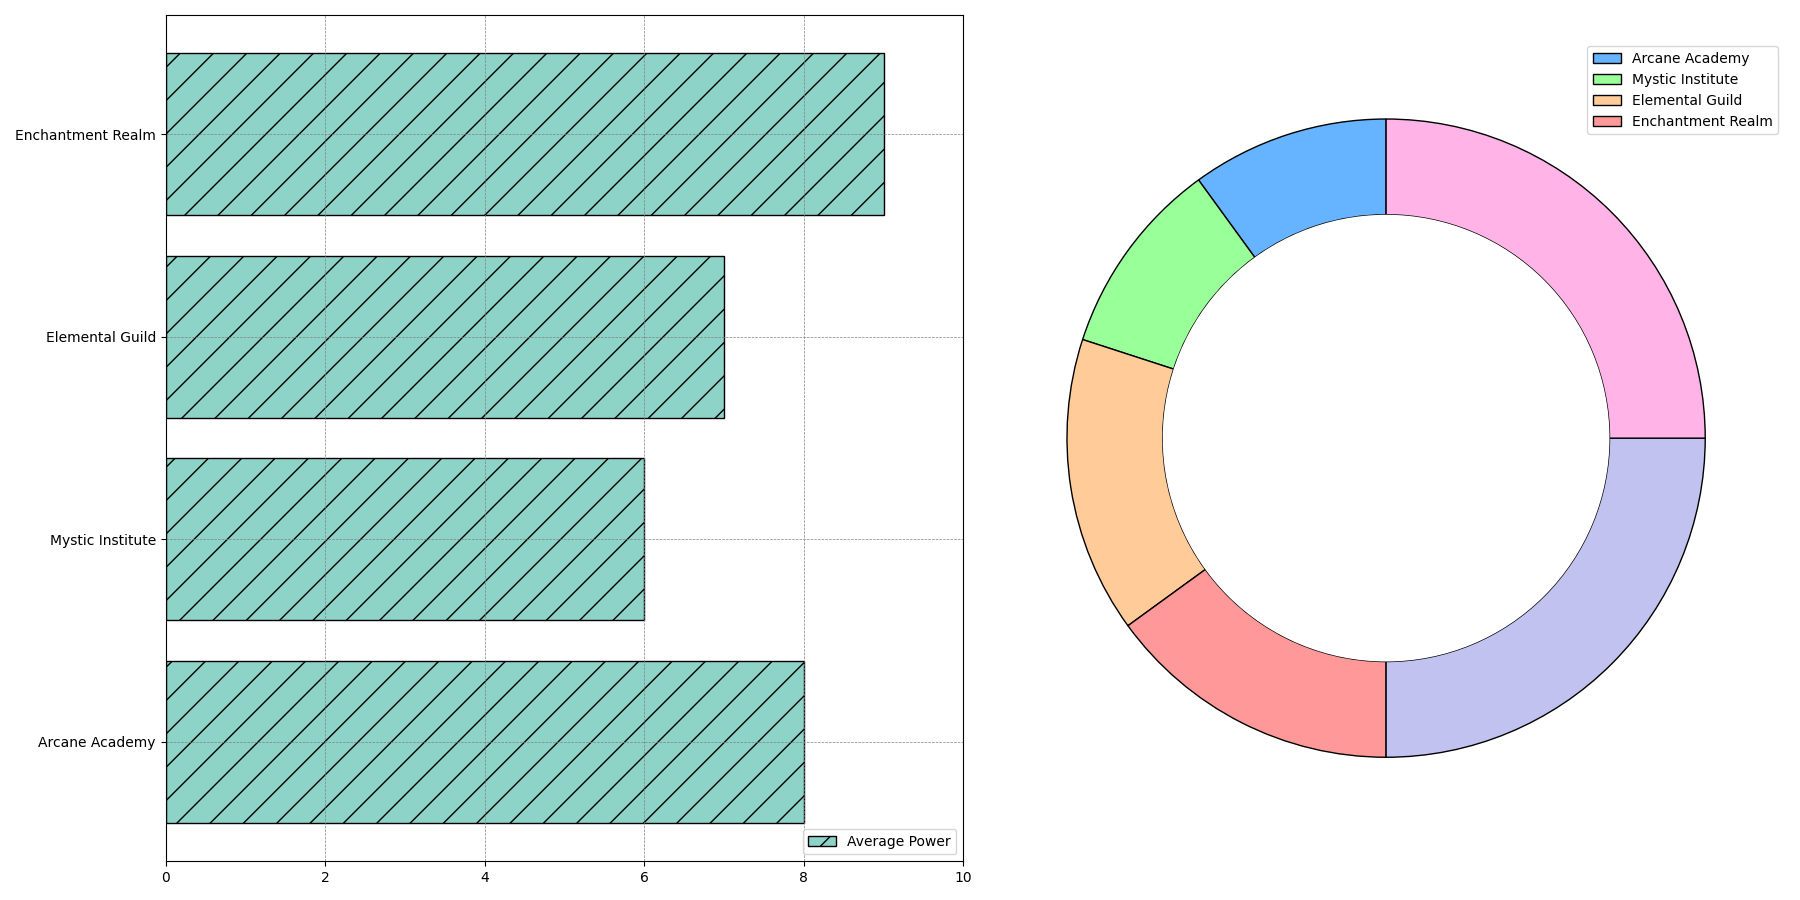

Here is the Python script that generated this plot:
import matplotlib.pyplot as plt
import numpy as np

wizardry_schools = ['Arcane Academy', 'Mystic Institute', 'Elemental Guild', 'Enchantment Realm']

arcane_spells = [25, 5, 20, 10, 30, 10]
mystic_spells = [15, 30, 10, 25, 0, 20]
elemental_spells = [35, 5, 20, 25, 15, 0]
enchantment_spells = [10, 10, 15, 15, 25, 25]

average_power_levels = [8, 6, 7, 9]

# Shuffled colors
colors = ['#66b3ff', '#99ff99', '#ffcc99', '#ff9999', '#c2c2f0', '#ffb3e6']

fig, (ax2, ax1) = plt.subplots(1, 2, figsize=(18, 9))

ax2.barh(wizardry_schools, average_power_levels, color='#8dd3c7', edgecolor='#000000', hatch='/')
ax2.set_xlim(0, 10)
ax2.grid(True, linestyle='--', linewidth=0.5, color='gray')
ax2.legend(['Average Power'], loc='lower right', frameon=True, fontsize='medium')

data = [arcane_spells, mystic_spells, elemental_spells, enchantment_spells]
marker_styles = ['x', '^', 'o', 's']

for i, school_data in enumerate(data):
    ax1.clear()
    wedges, texts = ax1.pie(
        school_data,
        colors=colors,
        startangle=90,
        wedgeprops=dict(width=0.3, edgecolor='k', linestyle='-', linewidth=1)
    )
    ax1.scatter(0, 0, s=100, c='black', marker=marker_styles[i])
    
    center_circle = plt.Circle((0, 0), 0.7, fc='white')
    ax1.add_artist(center_circle)
    ax1.legend(wizardry_schools, loc='best', frameon=True)

    plt.pause(1)

plt.tight_layout()
plt.show()
